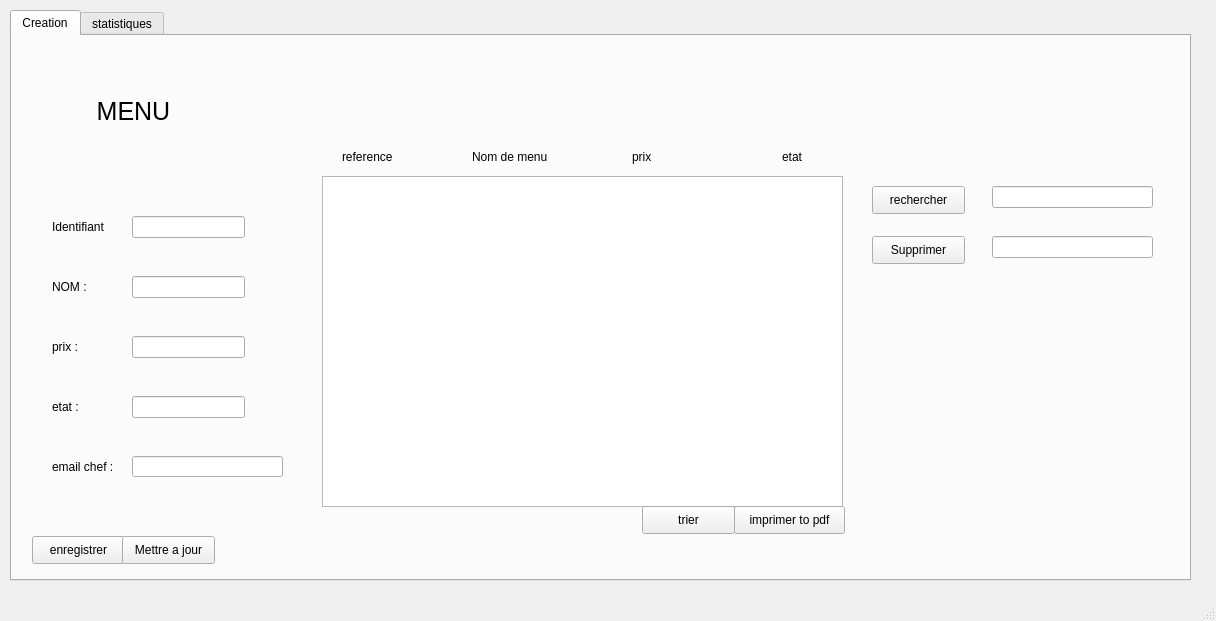
<?xml version="1.0" encoding="UTF-8"?>
<ui version="4.0">
 <class>MainWindow</class>
 <widget class="QMainWindow" name="MainWindow">
  <property name="geometry">
   <rect>
    <x>0</x>
    <y>0</y>
    <width>1216</width>
    <height>621</height>
   </rect>
  </property>
  <property name="windowTitle">
   <string>MainWindow</string>
  </property>
  <widget class="QWidget" name="centralwidget">
   <widget class="QTabWidget" name="tabWidget">
    <property name="geometry">
     <rect>
      <x>10</x>
      <y>10</y>
      <width>1181</width>
      <height>571</height>
     </rect>
    </property>
    <property name="currentIndex">
     <number>0</number>
    </property>
    <widget class="QWidget" name="tab">
     <attribute name="title">
      <string>Creation</string>
     </attribute>
     <widget class="QPushButton" name="pb_enregistrer">
      <property name="geometry">
       <rect>
        <x>20</x>
        <y>500</y>
        <width>93</width>
        <height>28</height>
       </rect>
      </property>
      <property name="text">
       <string>enregistrer</string>
      </property>
     </widget>
     <widget class="QLabel" name="label">
      <property name="geometry">
       <rect>
        <x>50</x>
        <y>20</y>
        <width>171</width>
        <height>111</height>
       </rect>
      </property>
      <property name="sizePolicy">
       <sizepolicy hsizetype="Preferred" vsizetype="Preferred">
        <horstretch>0</horstretch>
        <verstretch>0</verstretch>
       </sizepolicy>
      </property>
      <property name="font">
       <font>
        <pointsize>19</pointsize>
       </font>
      </property>
      <property name="text">
       <string>     MENU</string>
      </property>
     </widget>
     <widget class="QLineEdit" name="ref">
      <property name="geometry">
       <rect>
        <x>120</x>
        <y>180</y>
        <width>113</width>
        <height>22</height>
       </rect>
      </property>
      <property name="text">
       <string/>
      </property>
     </widget>
     <widget class="QLabel" name="label_3">
      <property name="geometry">
       <rect>
        <x>40</x>
        <y>180</y>
        <width>81</width>
        <height>21</height>
       </rect>
      </property>
      <property name="text">
       <string>Identifiant</string>
      </property>
     </widget>
     <widget class="QLineEdit" name="nom">
      <property name="geometry">
       <rect>
        <x>120</x>
        <y>240</y>
        <width>113</width>
        <height>22</height>
       </rect>
      </property>
     </widget>
     <widget class="QLabel" name="label_4">
      <property name="geometry">
       <rect>
        <x>40</x>
        <y>240</y>
        <width>81</width>
        <height>21</height>
       </rect>
      </property>
      <property name="text">
       <string>NOM :</string>
      </property>
     </widget>
     <widget class="QLineEdit" name="prix">
      <property name="geometry">
       <rect>
        <x>120</x>
        <y>300</y>
        <width>113</width>
        <height>22</height>
       </rect>
      </property>
     </widget>
     <widget class="QLabel" name="label_5">
      <property name="geometry">
       <rect>
        <x>40</x>
        <y>300</y>
        <width>81</width>
        <height>21</height>
       </rect>
      </property>
      <property name="text">
       <string>prix :</string>
      </property>
     </widget>
     <widget class="QLabel" name="label_10">
      <property name="geometry">
       <rect>
        <x>40</x>
        <y>360</y>
        <width>81</width>
        <height>21</height>
       </rect>
      </property>
      <property name="text">
       <string>etat :</string>
      </property>
     </widget>
     <widget class="QLineEdit" name="etat">
      <property name="geometry">
       <rect>
        <x>120</x>
        <y>360</y>
        <width>113</width>
        <height>22</height>
       </rect>
      </property>
     </widget>
     <widget class="QPushButton" name="pushButton_2">
      <property name="geometry">
       <rect>
        <x>110</x>
        <y>500</y>
        <width>93</width>
        <height>28</height>
       </rect>
      </property>
      <property name="text">
       <string>Mettre a jour</string>
      </property>
     </widget>
     <widget class="QPushButton" name="pb_supprimer">
      <property name="geometry">
       <rect>
        <x>860</x>
        <y>200</y>
        <width>93</width>
        <height>28</height>
       </rect>
      </property>
      <property name="text">
       <string>Supprimer</string>
      </property>
     </widget>
     <widget class="QLabel" name="label_9">
      <property name="geometry">
       <rect>
        <x>620</x>
        <y>110</y>
        <width>81</width>
        <height>21</height>
       </rect>
      </property>
      <property name="text">
       <string>prix</string>
      </property>
     </widget>
     <widget class="QLabel" name="label_11">
      <property name="geometry">
       <rect>
        <x>330</x>
        <y>100</y>
        <width>71</width>
        <height>41</height>
       </rect>
      </property>
      <property name="text">
       <string>reference</string>
      </property>
     </widget>
     <widget class="QLabel" name="label_12">
      <property name="geometry">
       <rect>
        <x>460</x>
        <y>110</y>
        <width>111</width>
        <height>21</height>
       </rect>
      </property>
      <property name="text">
       <string>Nom de menu</string>
      </property>
     </widget>
     <widget class="QLabel" name="label_13">
      <property name="geometry">
       <rect>
        <x>770</x>
        <y>100</y>
        <width>71</width>
        <height>41</height>
       </rect>
      </property>
      <property name="text">
       <string>etat</string>
      </property>
     </widget>
     <widget class="QWidget" name="horizontalLayoutWidget_2">
      <property name="geometry">
       <rect>
        <x>320</x>
        <y>99</y>
        <width>511</width>
        <height>31</height>
       </rect>
      </property>
      <layout class="QHBoxLayout" name="horizontalLayout_4"/>
     </widget>
     <widget class="QTableView" name="menus">
      <property name="geometry">
       <rect>
        <x>310</x>
        <y>140</y>
        <width>521</width>
        <height>331</height>
       </rect>
      </property>
     </widget>
     <widget class="QPushButton" name="pushButton">
      <property name="geometry">
       <rect>
        <x>722</x>
        <y>470</y>
        <width>111</width>
        <height>28</height>
       </rect>
      </property>
      <property name="text">
       <string>imprimer to pdf</string>
      </property>
     </widget>
     <widget class="QPushButton" name="pushButton_4">
      <property name="geometry">
       <rect>
        <x>630</x>
        <y>470</y>
        <width>93</width>
        <height>28</height>
       </rect>
      </property>
      <property name="text">
       <string>trier</string>
      </property>
     </widget>
     <widget class="QLineEdit" name="lineEdit">
      <property name="geometry">
       <rect>
        <x>120</x>
        <y>420</y>
        <width>151</width>
        <height>21</height>
       </rect>
      </property>
     </widget>
     <widget class="QLabel" name="label_14">
      <property name="geometry">
       <rect>
        <x>40</x>
        <y>420</y>
        <width>81</width>
        <height>21</height>
       </rect>
      </property>
      <property name="text">
       <string>email chef :</string>
      </property>
     </widget>
     <widget class="QPushButton" name="pushButton_5">
      <property name="geometry">
       <rect>
        <x>860</x>
        <y>150</y>
        <width>93</width>
        <height>28</height>
       </rect>
      </property>
      <property name="text">
       <string>rechercher</string>
      </property>
     </widget>
     <widget class="QLineEdit" name="ref1">
      <property name="geometry">
       <rect>
        <x>980</x>
        <y>150</y>
        <width>161</width>
        <height>22</height>
       </rect>
      </property>
      <property name="text">
       <string/>
      </property>
     </widget>
     <widget class="QLineEdit" name="lineEdit_3">
      <property name="geometry">
       <rect>
        <x>980</x>
        <y>200</y>
        <width>161</width>
        <height>22</height>
       </rect>
      </property>
     </widget>
    </widget>
    <widget class="QWidget" name="tab_2">
     <attribute name="title">
      <string>statistiques</string>
     </attribute>
     <widget class="QCustomPlot" name="plot" native="true">
      <property name="geometry">
       <rect>
        <x>20</x>
        <y>10</y>
        <width>851</width>
        <height>531</height>
       </rect>
      </property>
     </widget>
    </widget>
   </widget>
  </widget>
  <widget class="QStatusBar" name="statusbar"/>
  <action name="actionpar_alphabet">
   <property name="text">
    <string>id</string>
   </property>
  </action>
  <action name="actionPrix">
   <property name="text">
    <string>Prix</string>
   </property>
  </action>
  <action name="actiontendance">
   <property name="text">
    <string>tendance</string>
   </property>
  </action>
  <action name="actionid">
   <property name="text">
    <string>id </string>
   </property>
  </action>
 </widget>
 <customwidgets>
  <customwidget>
   <class>QCustomPlot</class>
   <extends>QWidget</extends>
   <header>qcustomplot.h</header>
   <container>1</container>
  </customwidget>
 </customwidgets>
 <resources/>
 <connections/>
</ui>
